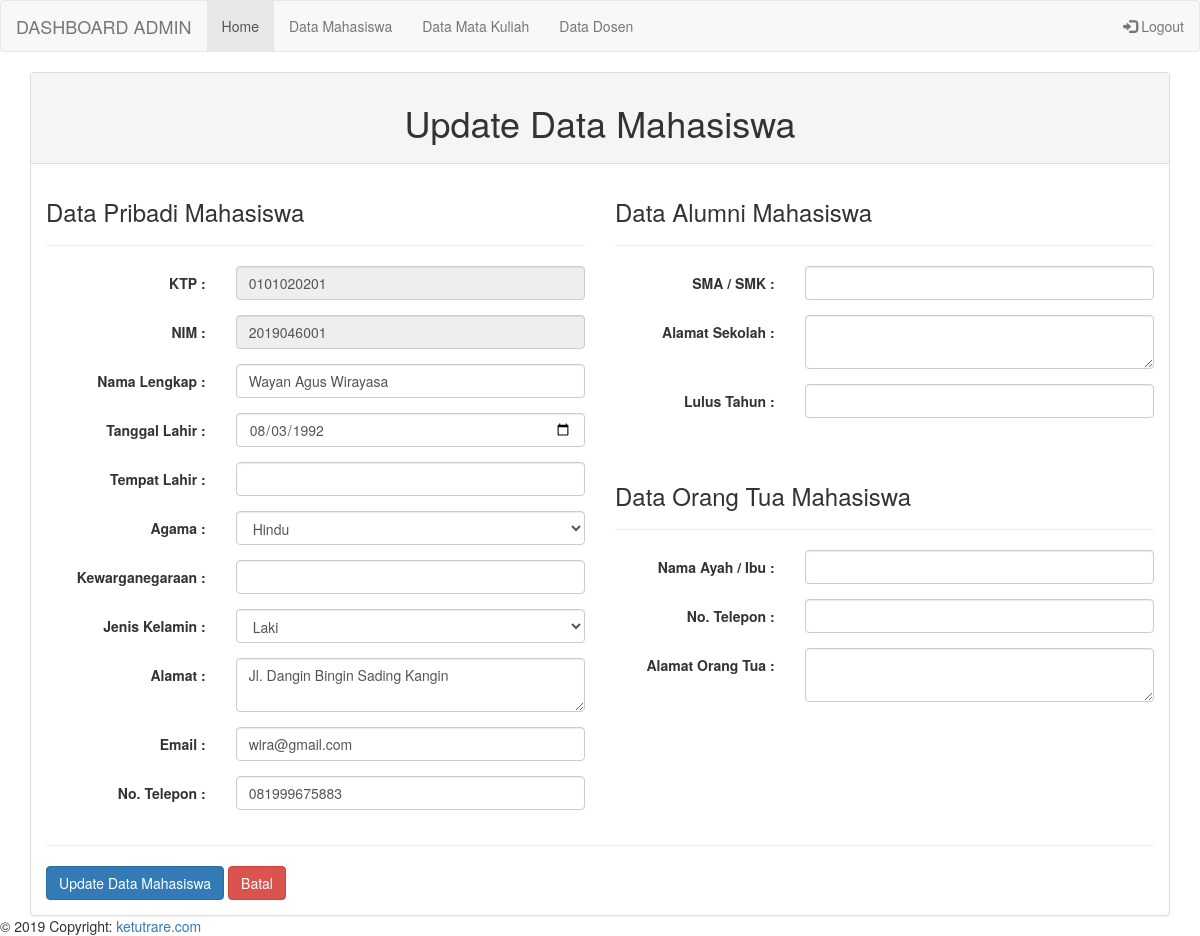
Page /adm_mahasiswa/update_mhs2.php?id=1 (signed in) on the committed database.
### tables this page shows
CREATE TABLE `tb_mahasiswa` (
  `id_mhs` int(10) NOT NULL AUTO_INCREMENT,
  `ktp_mhs` varchar(10) DEFAULT NULL,
  `nim_mhs` varchar(10) DEFAULT NULL,
  `nama_mhs` varchar(50) DEFAULT NULL,
  `agama_mhs` varchar(10) DEFAULT NULL,
  `tgllahir_mhs` varchar(20) DEFAULT NULL,
  `jk_mhs` varchar(10) DEFAULT NULL,
  `alamat_mhs` varchar(200) DEFAULT NULL,
  `email_mhs` varchar(50) DEFAULT NULL,
  `notlp_mhs` varchar(15) DEFAULT NULL,
  PRIMARY KEY (`id_mhs`)
);

### functions/function_mhsadm.php (called while the page is built, shortened)
<?php
require "koneksi.php";
function query_view($query_view) {
    global $koneksi;
    $result = mysqli_query($koneksi, $query_view);
    $rows = [];
    while($row = mysqli_fetch_assoc($result)) {
        $rows[] = $row;
    }
    return $rows;
}
?>

### adm_mahasiswa/update_mhs2.php (the view, shortened to what this page needs)
<?php
include '../template/adm_nav.php';
require "../functions/function_mhsadm.php";
$id = $_GET["id"];
$data_mahasiswa = query_view("SELECT * FROM tb_mahasiswa WHERE id_mhs = $id")[0];
?>
<div class="container">
<div class="panel panel-default">
<div class="panel-heading">
<h1 align="center">Update Data Mahasiswa</h1>
</div>
<div class="panel-body">
    <form class="form-horizontal" action="" method="post">
    <div class="row">
        <div class="col-lg-6">
        <h3>Data Pribadi Mahasiswa</h3>
        <hr>
            <div class="form-group">
                <label class="control-label col-sm-4" for="ktp_mhs">KTP :</label>
                <div class="col-sm-8">
                    <input type="text" class="form-control" id="ktp_mhs" name="ktp_mhs" readonly value="<?php echo $data_mahasiswa["ktp_mhs"];?>">
                </div>
            </div>
            <div class="form-group">
                <label class="control-label col-sm-4" for="nim_mhs">NIM :</label>
                <div class="col-sm-8">
                    <input type="text" class="form-control" id="nim_mhs" name="nim_mhs" readonly value="<?php echo $data_mahasiswa["nim_mhs"];?>">
                </div>
            </div>
            <div class="form-group">
                <label class="control-label col-sm-4" for="nama_mhs">Nama Lengkap :</label>
                <div class="col-sm-8">
                    <input type="text" class="form-control" id="nama_mhs" name="nama_mhs" required value="<?php echo $data_mahasiswa["nama_mhs"];?>">
                </div>
            </div>
            <div class="form-group">
                <label class="control-label col-sm-4" for="tgllahir_mhs">Tanggal Lahir :</label>
                <div class="col-sm-8">
                    <input type="date" class="form-control" id="tgllahir_mhs" name="tgllahir_mhs" required value="<?php echo $data_mahasiswa["tgllahir_mhs"];?>">
                </div>
            </div>
            <div class="form-group">
                <label class="control-label col-sm-4" for="tmplahir_mhs">Tempat Lahir :</label>
                <div class="col-sm-8">
                    <input type="text" class="form-control" id="tmplahir_mhs" name="tmplahir_mhs" required value="<?php echo $data_mahasiswa["tmplahir_mhs"];?>">
                </div>
            </div>
            <div class="form-group">
                <label class="control-label col-sm-4" for="agama_mhs">Agama :</label>
                <div class="col-sm-8"><select id="agama_mhs" name="agama_mhs" class="form-control select2" style="width: 100%;">
                    <option value="<?php echo $data_mahasiswa["agama_mhs"];?>" selected="selected"><?php echo $data_mahasiswa["agama_mhs"];?></option>
                </select>
                </div>
            </div>
            <div class="form-group">
                <label class="control-label col-sm-4" for="kwn_mhs">Kewarganegaraan :</label>
                <div class="col-sm-8">
                    <input type="text" class="form-control" id="kwn_mhs" name="kwn_mhs" required value="<?php echo $data_mahasiswa["kwn_mhs"];?>">
                </div>
            </div>
            <div class="form-group">
                <label class="control-label col-sm-4" for="jk_mhs">Jenis Kelamin :</label>
                <div class="col-sm-8"><select id="jk_mhs" name="jk_mhs" class="form-control select2" style="width: 100%;">
                    <option value="<?php echo $data_mahasiswa["jk_mhs"];?>" selected="selected"><?php echo $data_mahasiswa["jk_mhs"];?></option>
                </select>
                </div>
            </div>
            <div class="form-group">
                <label class="control-label col-sm-4" for="alamat_mhs">Alamat :</label>
                <div class="col-sm-8">
                    <textarea id="alamat_mhs" name="alamat_mhs" class="form-control" required><?php echo $data_mahasiswa["alamat_mhs"];?></textarea>
                </div>
            </div>
            <div class="form-group">
                <label class="control-label col-sm-4" for="email_mhs">Email :</label>
                <div class="col-sm-8">
                    <input type="email" class="form-control" id="email_mhs" name="email_mhs" required value="<?php echo $data_mahasiswa["email_mhs"];?>">
                </div>
            </div>
            <div class="form-group">
                <label class="control-label col-sm-4" for="notlp_mhs">No. Telepon :</label>
                <div class="col-sm-8">
                    <input type="text" class="form-control" id="notlp_mhs" name="notlp_mhs" required value="<?php echo $data_mahasiswa["notlp_mhs"];?>">
                </div>
            </div>
        </div>
        <div class="col-lg-6">
        <h3>Data Alumni Mahasiswa</h3>
        <hr>
            <div class="form-group">
                <label class="control-label col-sm-4" for="smak_mhs">SMA / SMK :</label>
                <div class="col-sm-8">
                    <input type="text" class="form-control" id="smak_mhs" name="smak_mhs" required value="<?php echo $data_mahasiswa["smak_mhs"];?>">
                </div>
            </div>
            <div class="form-group">
                <label class="control-label col-sm-4" for="almtsmak_mhs">Alamat Sekolah :</label>
                <div class="col-sm-8">
                    <textarea id="almtsmak_mhs" name="almtsmak_mhs" class="form-control" required><?php echo $data_mahasiswa["almtsmak_mhs"];?></textarea>
                </div>
            </div>
            <div class="form-group">
                <label class="control-label col-sm-4" for="llssmak_mhs">Lulus Tahun :</label>
                <div class="col-sm-8">
                    <input type="text" class="form-control" id="llssmak_mhs" name="llssmak_mhs" required value="<?php echo $data_mahasiswa["llssmak_mhs"];?>">
                </div>
            </div>
        </div>
        <div class="col-lg-6">
        <h3 style="margin-top: 50px">Data Orang Tua Mahasiswa</h3>
        <hr>
            <div class="form-group">
                <label class="control-label col-sm-4" for="ortu_mhs">Nama Ayah / Ibu :</label>
                <div class="col-sm-8">
                    <input type="text" class="form-control" id="ortu_mhs" name="ortu_mhs" required value="<?php echo $data_mahasiswa["ortu_mhs"];?>">
                </div>
            </div>
            <div class="form-group">
                <label class="control-label col-sm-4" for="tlportu_mhs">No. Telepon :</label>
                <div class="col-sm-8">
                    <input type="text" class="form-control" id="tlportu_mhs" name="tlportu_mhs" required value="<?php echo $data_mahasiswa["tlportu_mhs"];?>">
                </div>
            </div>
            <div class="form-group">
                <label class="control-label col-sm-4" for="almtortu_mhs">Alamat Orang Tua :</label>
                <div class="col-sm-8">
                    <textarea id="almtortu_mhs" name="almtortu_mhs" class="form-control" required><?php echo $data_mahasiswa["almtortu_mhs"];?></textarea>
                </div>
            </div>
        </div>
    </div>
    <hr>
    <button type="submit" name="submit" class="btn btn-primary">Update Data Mahasiswa</button>
    <a href="../admin/adm_mahasiswa.php" class="btn btn-danger">Batal</a>
    </form>
</div>
</div>
</div>
<?php
include '../template/footer.php';
?>

### rows in the picture
tb_mahasiswa: ktp_mhs "0101020201", nim_mhs "2019046001", nama_mhs "Wayan Agus Wirayasa", tgllahir_mhs "08/03/1992", agama_mhs "Hindu", jk_mhs "Laki", alamat_mhs "Jl. Dangin Bingin Sading Kangin", email_mhs "wira@gmail.com", notlp_mhs "081999675883"
